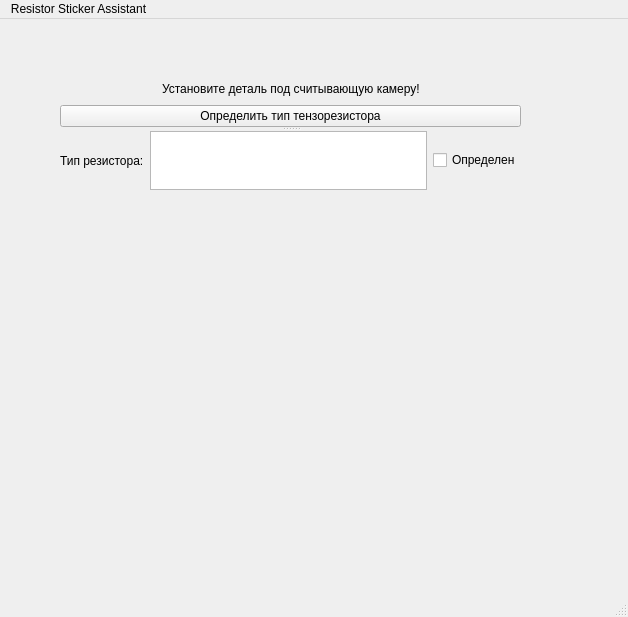
<?xml version="1.0" encoding="UTF-8"?>
<ui version="4.0">
 <class>MainWindow</class>
 <widget class="QMainWindow" name="MainWindow">
  <property name="geometry">
   <rect>
    <x>0</x>
    <y>0</y>
    <width>628</width>
    <height>617</height>
   </rect>
  </property>
  <property name="windowTitle">
   <string>MainWindow</string>
  </property>
  <widget class="QWidget" name="centralwidget">
   <widget class="QSplitter" name="splitter">
    <property name="geometry">
     <rect>
      <x>60</x>
      <y>60</y>
      <width>461</width>
      <height>111</height>
     </rect>
    </property>
    <property name="orientation">
     <enum>Qt::Vertical</enum>
    </property>
    <widget class="QWidget" name="">
     <layout class="QVBoxLayout" name="verticalLayout">
      <item>
       <layout class="QHBoxLayout" name="horizontalLayout">
        <item>
         <spacer name="horizontalSpacer">
          <property name="orientation">
           <enum>Qt::Horizontal</enum>
          </property>
          <property name="sizeHint" stdset="0">
           <size>
            <width>18</width>
            <height>20</height>
           </size>
          </property>
         </spacer>
        </item>
        <item>
         <widget class="QLabel" name="label">
          <property name="text">
           <string>Установите деталь под считывающую камеру!</string>
          </property>
         </widget>
        </item>
        <item>
         <spacer name="horizontalSpacer_2">
          <property name="orientation">
           <enum>Qt::Horizontal</enum>
          </property>
          <property name="sizeHint" stdset="0">
           <size>
            <width>18</width>
            <height>20</height>
           </size>
          </property>
         </spacer>
        </item>
       </layout>
      </item>
      <item>
       <widget class="QPushButton" name="pushButton">
        <property name="text">
         <string>Определить тип тензорезистора</string>
        </property>
       </widget>
      </item>
     </layout>
    </widget>
    <widget class="QWidget" name="">
     <layout class="QHBoxLayout" name="horizontalLayout_2">
      <item>
       <widget class="QLabel" name="label_2">
        <property name="text">
         <string>Тип резистора:</string>
        </property>
       </widget>
      </item>
      <item>
       <widget class="QTextEdit" name="textEdit"/>
      </item>
      <item>
       <widget class="QCheckBox" name="checkBox">
        <property name="text">
         <string>Определен</string>
        </property>
       </widget>
      </item>
     </layout>
    </widget>
   </widget>
  </widget>
  <widget class="QStatusBar" name="statusbar"/>
  <widget class="QMenuBar" name="menubar">
   <property name="geometry">
    <rect>
     <x>0</x>
     <y>0</y>
     <width>628</width>
     <height>23</height>
    </rect>
   </property>
   <widget class="QMenu" name="menuResistor_Sticker_Assistant">
    <property name="title">
     <string>Resistor Sticker Assistant</string>
    </property>
    <addaction name="separator"/>
   </widget>
   <addaction name="menuResistor_Sticker_Assistant"/>
  </widget>
 </widget>
 <resources/>
 <connections/>
</ui>
